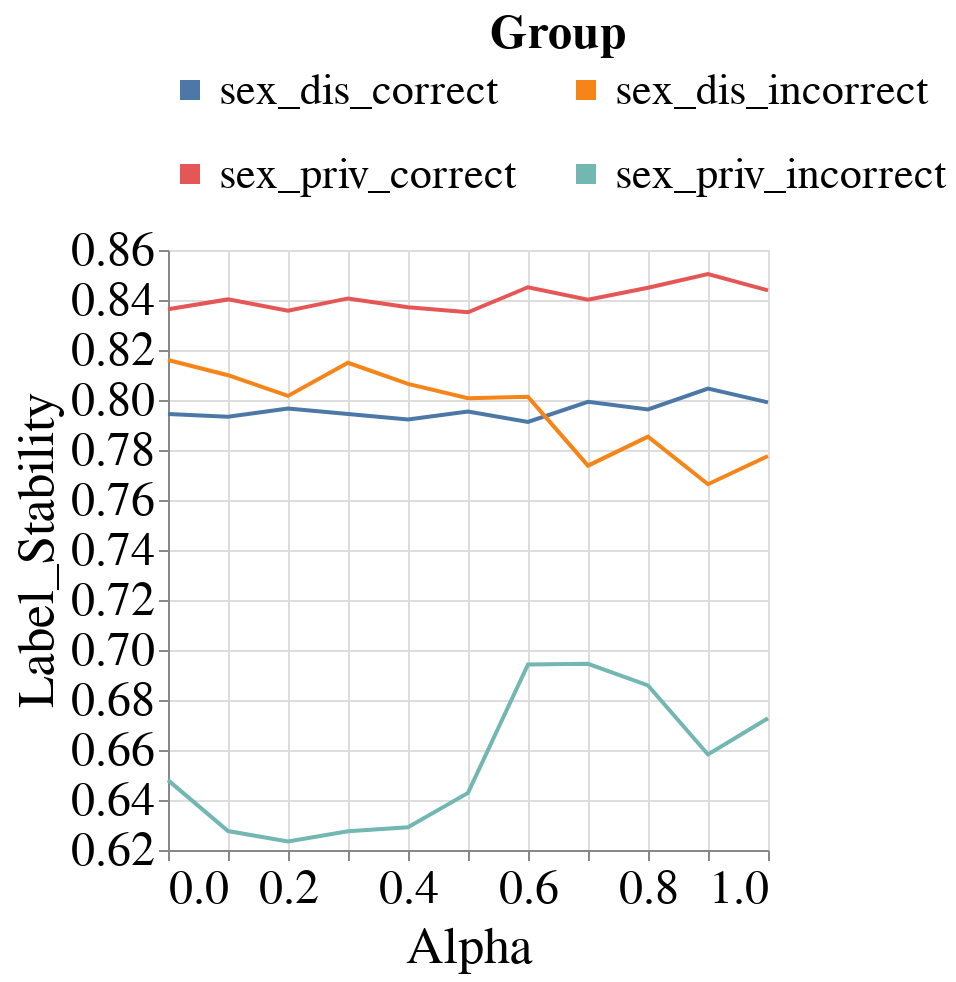

This figure's notebook cell:
### Code cell
visualizer.create_line_bands_per_group_metric_plot(model_name=MODEL_NAMES[0],
                                                   group_metric='Label_Stability',
                                                   group='sex',
                                                   metric_type='subgroup')

### Figure 1 — Vega-Lite specification as saved in the notebook (floating-point values rounded to 4 significant figures; data arrays with more than 128 entries replaced by an {"elided": "..."} marker saying what was removed)
{"config": {"view": {"continuousWidth": 400, "continuousHeight": 300}, "axis": {"labelFontSize": 24, "labelFontWeight": "normal", "titleFontSize": 26, "titleFontWeight": "normal"}, "legend": {"columns": 2, "direction": "horizontal", "labelFontSize": 22, "labelLimit": 300, "orient": "top", "symbolStrokeWidth": 10, "titleAnchor": "middle", "titleFontSize": 24, "titleLimit": 300}, "title": {"fontSize": 22}}, "data": {"name": "data-681eb2ab0b9bd3b619d672a9c4dc69d6"}, "mark": "line", "encoding": {"color": {"field": "Group", "type": "nominal"}, "x": {"field": "Intervention_Param", "title": "Alpha", "type": "quantitative"}, "y": {"aggregate": "mean", "field": "Metric_Value", "scale": {"zero": false}, "title": "Label_Stability", "type": "quantitative"}}, "height": 300, "width": 300, "$schema": "https://vega.github.io/schema/vega-lite/v4.17.0.json", "datasets": {"data-681eb2ab0b9bd3b619d672a9c4dc69d6": {"elided": "308 records"}}}
